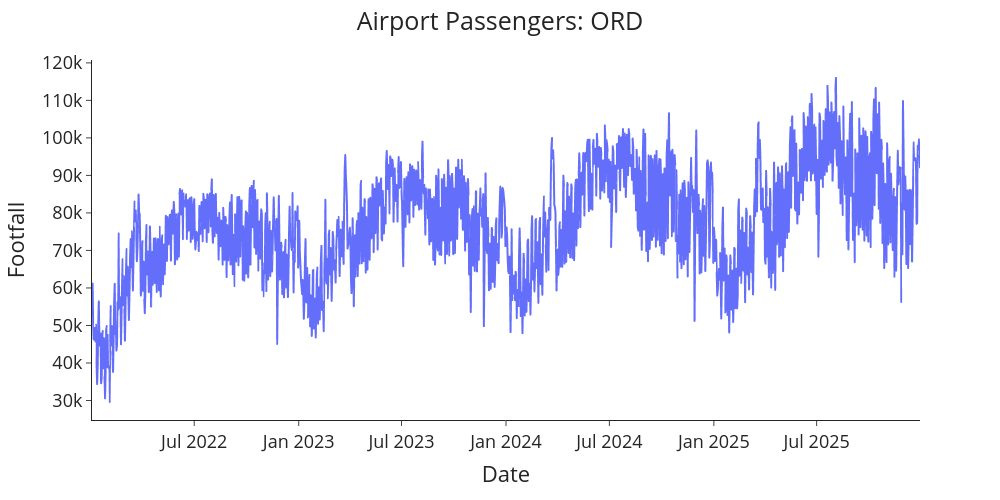
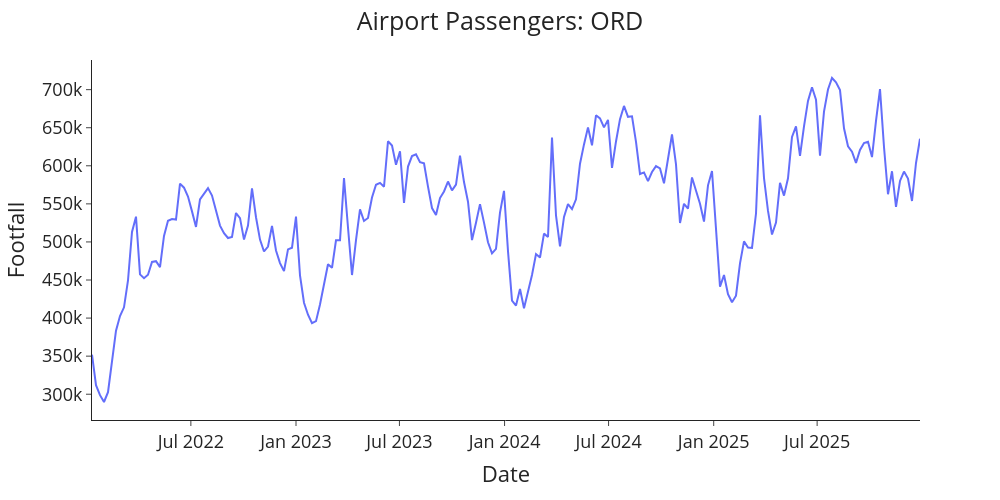
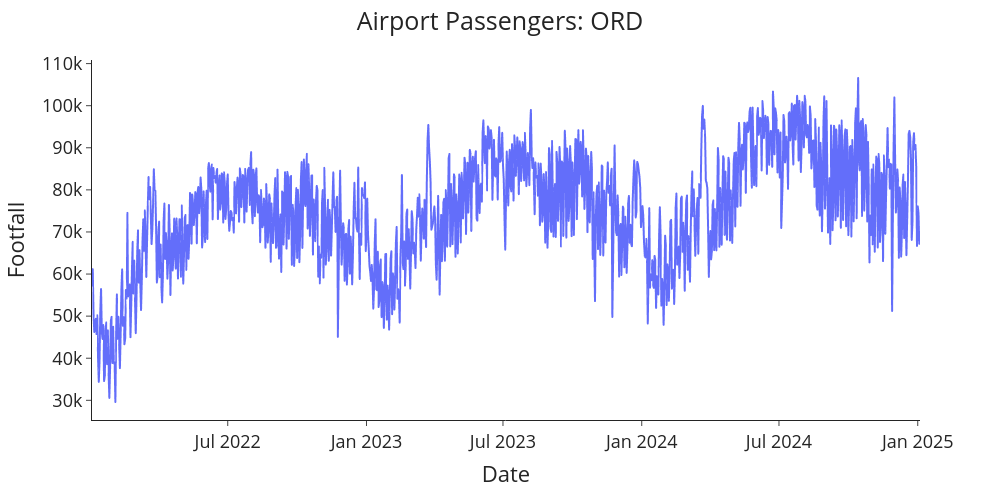
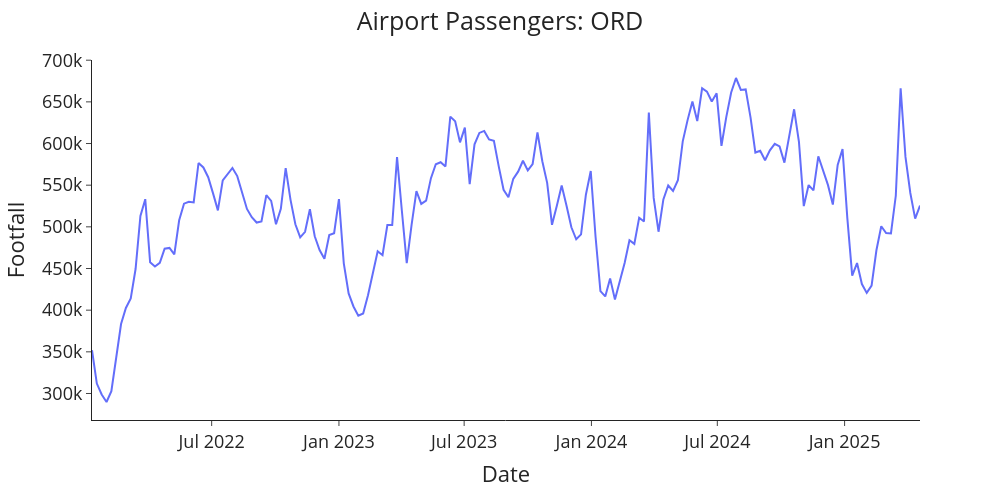

The code cell stored with these charts, in order, in its notebook:
### Code cell
import plotly.express as px

def plot_passenger_volumes(df: pd.DataFrame,
                           x: str,
                           y: str,
                           airport: str) -> None:
    """General function to plot the passenger data."""

    fig = px.line(df, x=x, y=y, labels={'datetime': 'Date', 'total_passenger_throughput': 'Footfall'})
    fig.update_layout(template="simple_white", font=dict(size=18), 
                      title_text='Airport Passengers: '+airport,
                      width=1000, title_x=0.5, height=500)

    return fig.show()




data_proc["total_passenger_throughput_diff"] = data_proc["total_passenger_throughput"].diff()
plot_passenger_volumes(df=data_daily, x='datetime', y='total_passenger_throughput', airport=airport)
plot_passenger_volumes(df=data_weekly, x='datetime', y='total_passenger_throughput', airport=airport)

plot_passenger_volumes(df=data_daily_train, x='datetime', y='total_passenger_throughput', airport=airport)
plot_passenger_volumes(df=data_weekly_train, x='datetime', y='total_passenger_throughput', airport=airport)

### Figure 1 — Plotly figure (JSON) as saved in the notebook; plotly's stock layout.template omitted (floating-point values rounded to 4 significant figures; data arrays with more than 128 entries replaced by an {"elided": "..."} marker saying what was removed)
{"data": [{"hovertemplate": "Date=%{x}<br>Footfall=%{y}<extra></extra>", "legendgroup": "", "line": {"color": "#636efa", "dash": "solid"}, "marker": {"symbol": "circle"}, "mode": "lines", "name": "", "showlegend": false, "type": "scattergl", "x": {"elided": "1459 str values"}, "xaxis": "x", "y": {"elided": "1459 int values"}, "yaxis": "y"}], "layout": {"font": {"size": 18}, "height": 500, "legend": {"tracegroupgap": 0}, "margin": {"t": 60}, "title": {"text": "Airport Passengers: ORD", "x": 0.5}, "width": 1000, "xaxis": {"anchor": "y", "domain": [0, 1], "title": {"text": "Date"}}, "yaxis": {"anchor": "x", "domain": [0, 1], "title": {"text": "Footfall"}}}}

### Figure 2 — Plotly figure (JSON) as saved in the notebook; plotly's stock layout.template omitted (floating-point values rounded to 4 significant figures; data arrays with more than 128 entries replaced by an {"elided": "..."} marker saying what was removed)
{"data": [{"hovertemplate": "Date=%{x}<br>Footfall=%{y}<extra></extra>", "legendgroup": "", "line": {"color": "#636efa", "dash": "solid"}, "marker": {"symbol": "circle"}, "mode": "lines", "name": "", "orientation": "v", "showlegend": false, "type": "scatter", "x": {"elided": "208 str values"}, "xaxis": "x", "y": {"elided": "208 int values"}, "yaxis": "y"}], "layout": {"font": {"size": 18}, "height": 500, "legend": {"tracegroupgap": 0}, "margin": {"t": 60}, "title": {"text": "Airport Passengers: ORD", "x": 0.5}, "width": 1000, "xaxis": {"anchor": "y", "domain": [0, 1], "title": {"text": "Date"}}, "yaxis": {"anchor": "x", "domain": [0, 1], "title": {"text": "Footfall"}}}}

### Figure 3 — Plotly figure (JSON) as saved in the notebook; plotly's stock layout.template omitted (floating-point values rounded to 4 significant figures; data arrays with more than 128 entries replaced by an {"elided": "..."} marker saying what was removed)
{"data": [{"hovertemplate": "Date=%{x}<br>Footfall=%{y}<extra></extra>", "legendgroup": "", "line": {"color": "#636efa", "dash": "solid"}, "marker": {"symbol": "circle"}, "mode": "lines", "name": "", "showlegend": false, "type": "scattergl", "x": {"elided": "1099 str values"}, "xaxis": "x", "y": {"elided": "1099 int values"}, "yaxis": "y"}], "layout": {"font": {"size": 18}, "height": 500, "legend": {"tracegroupgap": 0}, "margin": {"t": 60}, "title": {"text": "Airport Passengers: ORD", "x": 0.5}, "width": 1000, "xaxis": {"anchor": "y", "domain": [0, 1], "title": {"text": "Date"}}, "yaxis": {"anchor": "x", "domain": [0, 1], "title": {"text": "Footfall"}}}}

### Figure 4 — Plotly figure (JSON) as saved in the notebook; plotly's stock layout.template omitted (floating-point values rounded to 4 significant figures; data arrays with more than 128 entries replaced by an {"elided": "..."} marker saying what was removed)
{"data": [{"hovertemplate": "Date=%{x}<br>Footfall=%{y}<extra></extra>", "legendgroup": "", "line": {"color": "#636efa", "dash": "solid"}, "marker": {"symbol": "circle"}, "mode": "lines", "name": "", "orientation": "v", "showlegend": false, "type": "scatter", "x": {"elided": "172 str values"}, "xaxis": "x", "y": {"elided": "172 int values"}, "yaxis": "y"}], "layout": {"font": {"size": 18}, "height": 500, "legend": {"tracegroupgap": 0}, "margin": {"t": 60}, "title": {"text": "Airport Passengers: ORD", "x": 0.5}, "width": 1000, "xaxis": {"anchor": "y", "domain": [0, 1], "title": {"text": "Date"}}, "yaxis": {"anchor": "x", "domain": [0, 1], "title": {"text": "Footfall"}}}}
